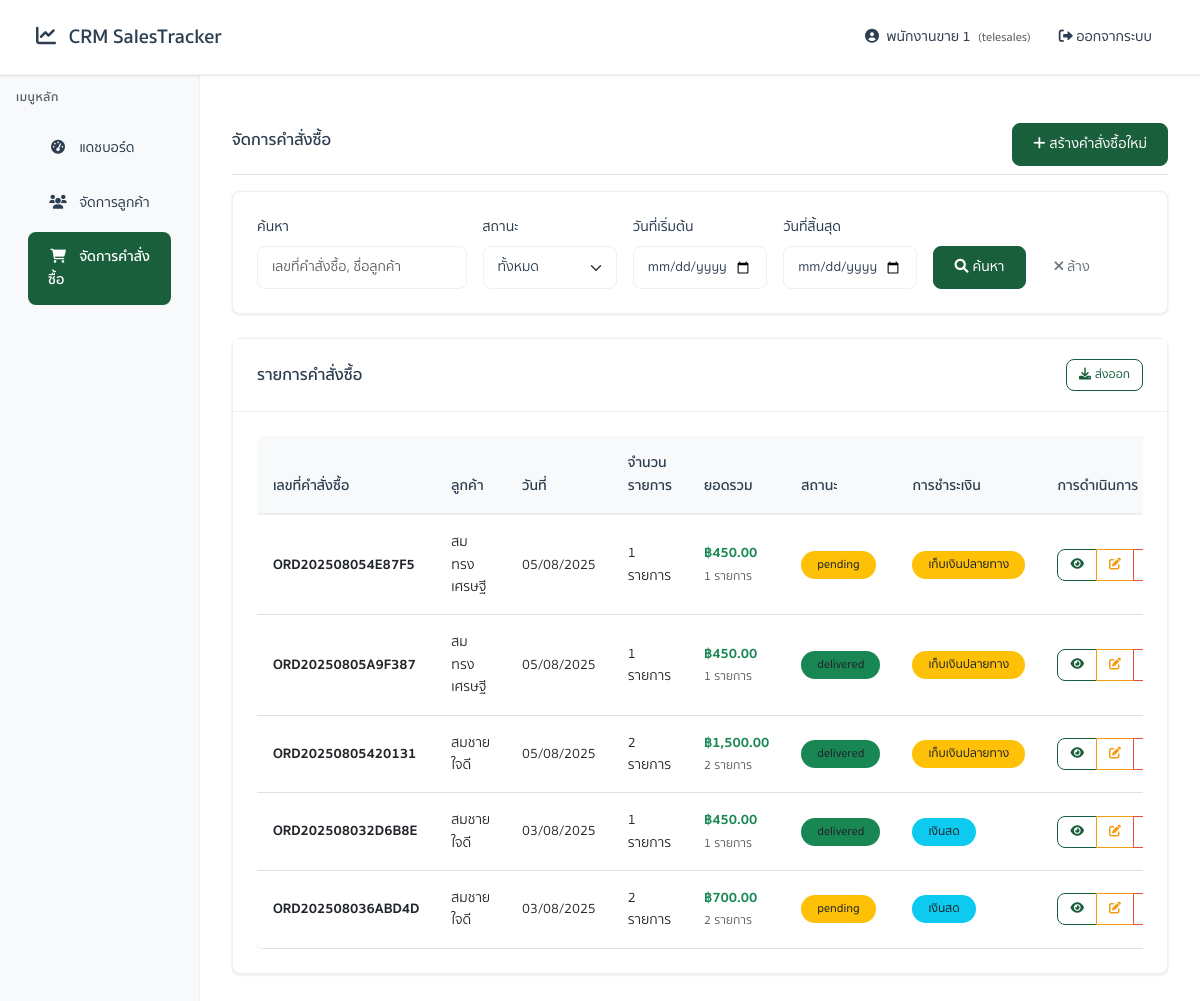
Page /orders.php (signed in) on the earlier database version.
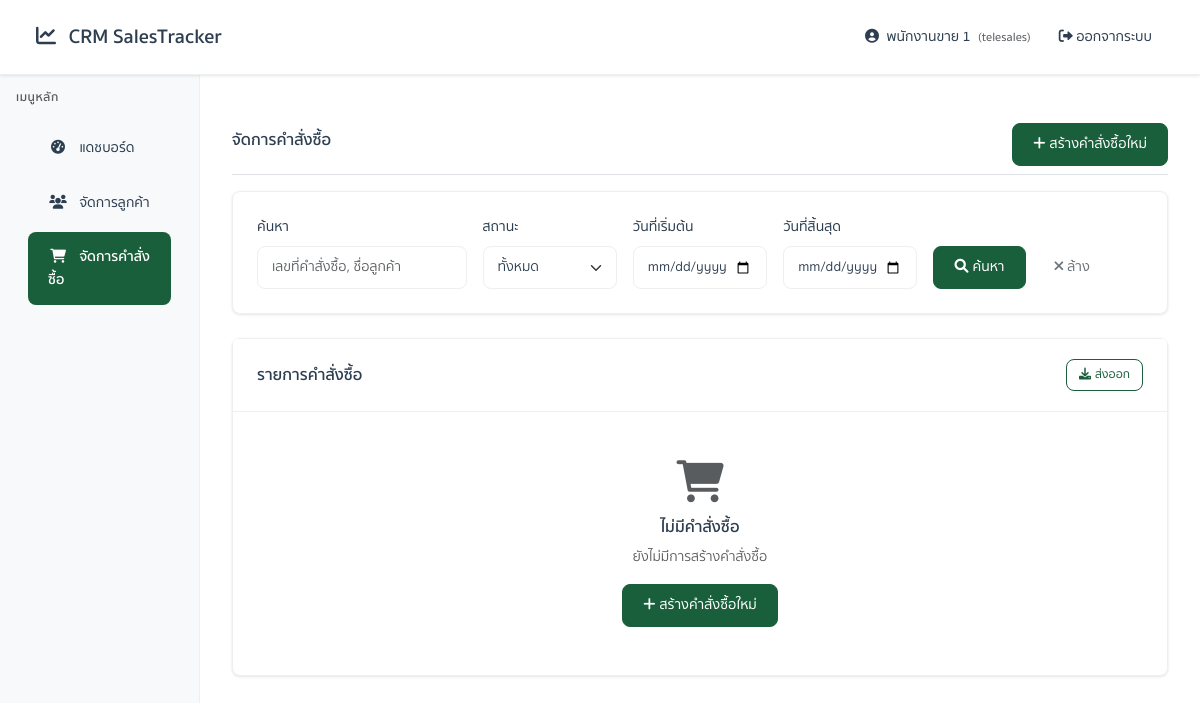
Same page on the later database version.
### tables this page shows
CREATE TABLE `orders` (
  `order_id` int(11) NOT NULL,
  `order_number` varchar(50) NOT NULL,
  `customer_id` int(11) NOT NULL,
  `created_by` int(11) NOT NULL,
  `order_date` date NOT NULL,
  `total_amount` decimal(12,2) NOT NULL,
  `discount_amount` decimal(10,2) DEFAULT 0.00,
  `discount_percentage` decimal(5,2) DEFAULT 0.00,
  `net_amount` decimal(12,2) NOT NULL,
  `payment_method` enum('cash','transfer','cod','credit','other') DEFAULT 'cash',
  `payment_status` enum('pending','paid','partial','cancelled') DEFAULT 'pending',
  `delivery_date` date DEFAULT NULL,
  `delivery_address` text DEFAULT NULL,
  `delivery_status` enum('pending','shipped','delivered','cancelled') DEFAULT 'pending',
  `notes` text DEFAULT NULL,
  `is_active` tinyint(1) DEFAULT 1,
  `created_at` timestamp NOT NULL DEFAULT current_timestamp(),
  `updated_at` timestamp NOT NULL DEFAULT current_timestamp() ON UPDATE current_timestamp()
);

### app/controllers/OrderController.php (called while the page is built, shortened)
<?php
require_once __DIR__ . '/../core/Database.php';
require_once __DIR__ . '/../services/OrderService.php';
class OrderController {
    private $orderService;
    public function __construct() {
        $this->orderService = new OrderService();
    }
    public function index() {
        $roleName = $_SESSION['role_name'] ?? '';
        $userId = $_SESSION['user_id'];
        $filters = [];
        $page = isset($_GET['page']) ? (int)$_GET['page'] : 1;
        if ($roleName === 'telesales') {
            $filters['created_by'] = $userId;
        }
        $result = $this->orderService->getOrders($filters, $page, 20);
        $orderList = $result['orders'];
        include APP_VIEWS . 'orders/index.php';
    }
}
?>

### app/core/Database.php (called while the page is built, shortened)
<?php
class Database {
    private $pdo;
    private function connect() {
        try {
            $dsn = "mysql:host=" . DB_HOST . ";port=" . DB_PORT . ";dbname=" . DB_NAME . ";charset=" . DB_CHARSET;
            $this->pdo = new PDO($dsn, DB_USER, DB_PASS);
            $this->pdo->setAttribute(PDO::ATTR_ERRMODE, PDO::ERRMODE_EXCEPTION);
            $this->pdo->setAttribute(PDO::ATTR_DEFAULT_FETCH_MODE, PDO::FETCH_ASSOC);
            $this->pdo->setAttribute(PDO::ATTR_EMULATE_PREPARES, false);
        } catch (PDOException $e) {
            throw new Exception("Database connection failed: " . $e->getMessage());
        }
    }
    public function query($sql, $params = []) {
        try {
            $stmt = $this->pdo->prepare($sql);
            $stmt->execute($params);
            return $stmt;
        } catch (PDOException $e) {
            throw new Exception("Query failed: " . $e->getMessage());
        }
    }
    public function fetchOne($sql, $params = []) {
        $stmt = $this->query($sql, $params);
        return $stmt->fetch();
    }
    public function fetchAll($sql, $params = []) {
        $stmt = $this->query($sql, $params);
        return $stmt->fetchAll();
    }
}
?>

### app/services/OrderService.php (called while the page is built, shortened)
<?php
require_once __DIR__ . '/../core/Database.php';
class OrderService {
    private $db;
    public function __construct() {
        $this->db = new Database();
    }
    public function getOrders($filters = [], $page = 1, $limit = 20) {
        try {
            $whereConditions = ['1=1'];
            $params = [];
            if (!empty($filters['created_by'])) {
                $whereConditions[] = 'o.created_by = :created_by';
                $params['created_by'] = $filters['created_by'];
            }
            $whereClause = implode(' AND ', $whereConditions);
            $countQuery = "SELECT COUNT(*) as total FROM orders o WHERE {$whereClause}";
            $totalResult = $this->db->fetchOne($countQuery, $params);
            $total = $totalResult['total'];
            $offset = ($page - 1) * $limit;
            $query = "
                SELECT
                    o.*,
                    CONCAT(c.first_name, ' ', c.last_name) as customer_name,
                    c.phone,
                    u.username as created_by_name,
                    COALESCE(item_counts.item_count, 0) as item_count
                FROM orders o
                LEFT JOIN customers c ON o.customer_id = c.customer_id
                LEFT JOIN users u ON o.created_by = u.user_id
                LEFT JOIN (
                    SELECT order_id, COUNT(*) as item_count
                    FROM order_items
                    GROUP BY order_id
                ) as item_counts ON o.order_id = item_counts.order_id
                WHERE {$whereClause}
                ORDER BY o.created_at DESC
                LIMIT :limit OFFSET :offset
            ";
            $params['limit'] = $limit;
            $params['offset'] = $offset;
            $orders = $this->db->fetchAll($query, $params);
            return [
                'success' => true,
                'orders' => $orders,
                'total' => $total,
                'page' => $page,
                'limit' => $limit,
                'total_pages' => ceil($total / $limit)
            ];
        } catch (Exception $e) {
            return [
                'success' => false,
                'message' => 'เกิดข้อผิดพลาดในการดึงข้อมูล: ' . $e->getMessage()
            ];
        }
    }
}
?>

### app/views/components/sidebar.php (called while the page is built, shortened)
<?php
$roleName = $_SESSION['role_name'] ?? 'user';
$userId = $_SESSION['user_id'] ?? 0;
?>

### app/views/orders/index.php (the view, shortened to what the rows shown need)
<?php
$orders = $orderList ?? [];
?>
<!DOCTYPE html>
<html lang="th">
<head>
    <link href="https://cdn.jsdelivr.net/npm/bootstrap@5.3.0/dist/css/bootstrap.min.css" rel="stylesheet">
    <link href="https://cdnjs.cloudflare.com/ajax/libs/font-awesome/6.0.0/css/all.min.css" rel="stylesheet">
    <link href="assets/css/app.css" rel="stylesheet">
</head>
<body>
    <div class="container-fluid">
        <div class="row">
            <?php include APP_VIEWS . 'components/sidebar.php'; ?>
            <main class="col-md-9 col-lg-10 main-content page-transition">
                <div class="d-flex justify-content-between flex-wrap flex-md-nowrap align-items-center pt-3 pb-2 mb-3 border-bottom">
                    <h1 class="h2">จัดการคำสั่งซื้อ</h1>
                </div>
                <div class="card">
                    <div class="card-body">
                        <?php if (!empty($orders)): ?>
                            <div class="table-responsive">
                                <table class="table table-hover">
                                    <thead>
                                        <tr>
                                            <th>เลขที่คำสั่งซื้อ</th>
                                            <th>ลูกค้า</th>
                                            <th>วันที่</th>
                                            <th>จำนวนรายการ</th>
                                            <th>ยอดรวม</th>
                                            <th>สถานะ</th>
                                            <th>การชำระเงิน</th>
                                            <th>การดำเนินการ</th>
                                        </tr>
                                    </thead>
                                    <tbody>
                                        <?php foreach ($orders as $order): ?>
                                            <tr>
                                                <td>
                                                    <strong><?php echo htmlspecialchars($order['order_number']); ?></strong>
                                                </td>
                                                <td><?php echo htmlspecialchars($order['customer_name']); ?></td>
                                                <td><?php echo date('d/m/Y', strtotime($order['order_date'])); ?></td>
                                                <td><?php echo $order['item_count'] ?? 0; ?> รายการ</td>
                                                <td>
                                                    <strong class="text-success">
                                                        ฿<?php echo number_format($order['total_amount'], 2); ?>
                                                    </strong>
                                                    <?php if (isset($order['item_count']) && $order['item_count'] > 0): ?>
                                                        <br><small class="text-muted"><?php echo $order['item_count']; ?> รายการ</small>
                                                    <?php endif; ?>
                                                </td>
                                                <td>
                                                    <span class="badge bg-<?php echo $order['delivery_status'] === 'delivered' ? 'success' : ($order['delivery_status'] === 'shipped' ? 'primary' : ($order['delivery_status'] === 'pending' ? 'warning' : 'secondary')); ?> text-dark">
                                                        <?php echo htmlspecialchars($order['delivery_status']); ?>
                                                    </span>
                                                </td>
                                                <td>
                                                    <?php
                                                    $paymentMethodLabels = [
                                                        'cash' => 'เงินสด',
                                                        'transfer' => 'โอนเงิน',
                                                        'cod' => 'เก็บเงินปลายทาง',
                                                        'receive_before_payment' => 'รับสินค้าก่อนชำระ',
                                                        'credit' => 'เครดิต',
                                                        'other' => 'อื่นๆ'
                                                    ];
                                                    $paymentMethodLabel = $paymentMethodLabels[$order['payment_method']] ?? $order['payment_method'];
                                                    $badgeClass = in_array($order['payment_method'], ['cod', 'receive_before_payment']) ? 'warning' : 'info';
                                                    ?>
                                                    <span class="badge bg-<?php echo $badgeClass; ?> text-dark">
                                                        <?php echo htmlspecialchars($paymentMethodLabel); ?>
                                                    </span>
                                                </td>
                                                <td>
                                                    <div class="btn-group" role="group">
                                                        <a href="orders.php?action=show&id=<?php echo $order['order_id']; ?>"
                                                           class="btn btn-sm btn-outline-primary" title="ดูรายละเอียด">
                                                            <i class="fas fa-eye"></i>
                                                        </a>
                                                        <?php if (in_array($roleName, ['supervisor', 'admin', 'super_admin']) || $order['created_by'] == $userId): ?>
                                                        <a href="orders.php?action=edit&id=<?php echo $order['order_id']; ?>"
                                                           class="btn btn-sm btn-outline-warning" title="แก้ไข">
                                                            <i class="fas fa-edit"></i>
                                                        </a>
                                                        <button type="button" class="btn btn-sm btn-outline-danger"
                                                                onclick="deleteOrder(<?php echo $order['order_id']; ?>)" title="ลบ">
                                                        </button>
                                                        <?php endif; ?>
                                                    </div>
                                                </td>
                                            </tr>
                                        <?php endforeach; ?>
                                    </tbody>
                                </table>
                            </div>
                        <?php endif; ?>
                    </div>
                </div>
            </main>
        </div>
    </div>
</body>
</html>

Differences in the rows shown:
removed orders: order_number "ORD202508054E87F5", customer_name "สมทรง เศรษฐี", order_date "05/08/2025", item_count "1", total_amount "450.00", delivery_status "pending", payment_method "เก็บเงินปลายทาง"
removed orders: order_number "ORD20250805A9F387", customer_name "สมทรง เศรษฐี", order_date "05/08/2025", item_count "1", total_amount "450.00", delivery_status "delivered", payment_method "เก็บเงินปลายทาง"
removed orders: order_number "ORD20250805420131", customer_name "สมชาย ใจดี", order_date "05/08/2025", item_count "2", total_amount "1,500.00", delivery_status "delivered", payment_method "เก็บเงินปลายทาง"
removed orders: order_number "ORD202508032D6B8E", customer_name "สมชาย ใจดี", order_date "03/08/2025", item_count "1", total_amount "450.00", delivery_status "delivered", payment_method "เงินสด"
removed orders: order_number "ORD202508036ABD4D", customer_name "สมชาย ใจดี", order_date "03/08/2025", item_count "2", total_amount "700.00", delivery_status "pending", payment_method "เงินสด"
Other differences:
text no longer shown: "เลขที่คำสั่งซื้อ ลูกค้า วันที่ จำนวนรายการ ยอดรวม สถานะ การชำระเงิน การดำเนินการ"
text now shown: "ไม่มีคำสั่งซื้อ ยังไม่มีการสร้างคำสั่งซื้อ สร้างคำสั่งซื้อใหม่"
